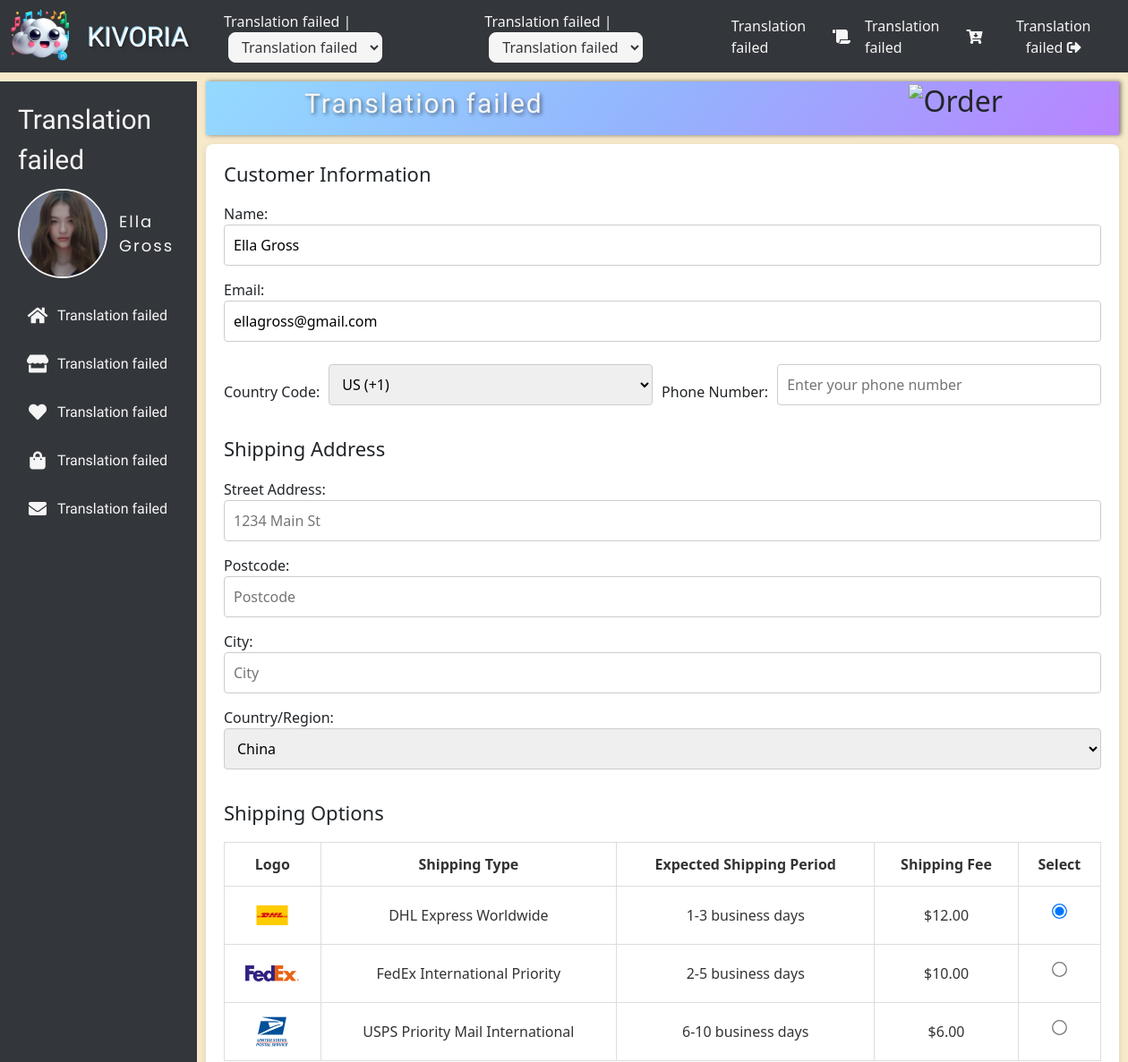
Before: /checkout.php (signed in, upper part) with the older database file.
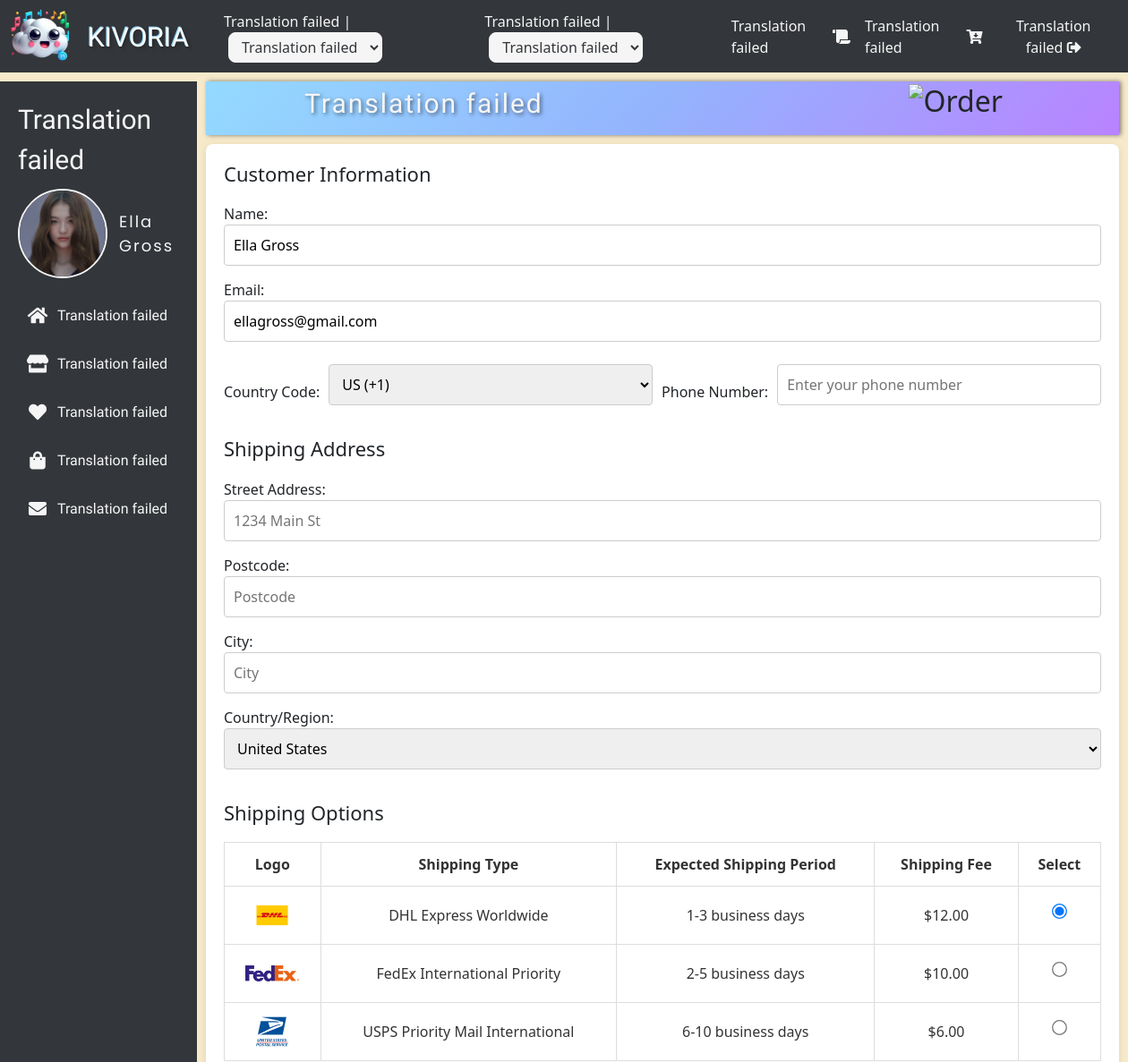
After: the same page with the newer database file.
### tables this page shows
CREATE TABLE `users` (
  `user_id` int(11) NOT NULL,
  `unique_id` int(200) NOT NULL,
  `fname` varchar(255) NOT NULL,
  `lname` varchar(255) NOT NULL,
  `gender` varchar(10) DEFAULT NULL,
  `dob` date DEFAULT NULL,
  `country` varchar(100) DEFAULT NULL,
  `country_code` varchar(10) DEFAULT NULL,
  `handphone` varchar(20) DEFAULT NULL,
  `email` varchar(255) NOT NULL,
  `address` text DEFAULT NULL,
  `postcode` varchar(20) DEFAULT NULL,
  `city` varchar(100) DEFAULT NULL,
  `about_me` text DEFAULT NULL,
  `password` varchar(255) NOT NULL,
  `img` varchar(400) NOT NULL,
  `background_img` varchar(400) DEFAULT NULL,
  `status` varchar(255) NOT NULL
);

### checkout.php (the view, shortened to what the changed rows need)
<!DOCTYPE html>
<html lang="en">
<head>
    <link href="https://cdn.jsdelivr.net/npm/bootstrap@5.3.3/dist/css/bootstrap.min.css" rel="stylesheet">
    <link rel="stylesheet" href="https://use.fontawesome.com/releases/v5.15.4/css/all.css"/>
    <link rel="stylesheet" href="assets/css/bar.css">
    <link rel="stylesheet" href="assets/css/checkout.css">
</head>
<body>
    <?php include_once('navigation/sidebar.php'); ?>
    <?php
$user_id = $_SESSION['unique_id'];
$query = "SELECT * FROM users WHERE unique_id = ?";
$stmt = $conn->prepare($query);
$stmt->bind_param('i', $user_id);
$stmt->execute();
$result = $stmt->get_result();
$row = $result->fetch_assoc();
?>
<section class="checkout-container">
<div id="search_bar">
        <div>
            <h2><img src="assets/images/navbar/checkout.png" alt="Order"></h2>
        </div>
    </div>
    <div class="container">
        <form id="order-form" method="POST" action="db_connection/place_order.php">
            <div class="col-md-12">
                <label for="name">Name:</label>
                <input type="text" id="name" name="name" value="<?php echo htmlspecialchars($row['fname'] . " " . $row['lname']); ?>" placeholder="Your Full Name" required>
                <label for="email">Email:</label>
                <input type="email" id="email" name="email" value="<?php echo htmlspecialchars($row['email']); ?>" placeholder="Your Email" required>
                <div class="phone-input-container">
                    <label for="country-code">Country Code:</label>
                    <select id="country_code" name="country_code" required>
                    </select>
                    <label for="phone-number">Phone Number:</label>
                    <input type="tel" id="phone-number" name="phone_number" value="<?php echo htmlspecialchars($row['handphone']); ?>" placeholder="Enter your phone number" required>
                </div>
            </div>
            <div class="col-md-12">
                <label for="address">Street Address:</label>
                <input type="text" id="address" name="address" value="<?php echo htmlspecialchars($row['address']); ?>" placeholder="1234 Main St" required>
                <label for="postcode">Postcode:</label>
                <input type="text" id="postcode" name="postcode" value="<?php echo htmlspecialchars($row['postcode']); ?>" placeholder="Postcode" required>
                <label for="city">City:</label>
                <input type="text" id="city" name="city" value="<?php echo htmlspecialchars($row['city']); ?>" placeholder="City" required>
                <label for="country-region">Country/Region:</label>
                <select id="country-region" name="country-region" required>
                    <option value="China" <?php echo ($row['country'] === 'China') ? 'selected' : ''; ?>>China</option>
                    <option value="United States" <?php echo ($row['country'] === 'United States') ? 'selected' : ''; ?>>United States</option>
                </select>
            </div>
            <div class="shipping-options">
            <table>
                <thead>
                    <tr>
                        <th>Logo</th>
                        <th>Shipping Type</th>
                        <th>Expected Shipping Period</th>
                        <th>Shipping Fee</th>
                        <th>Select</th>
                    </tr>
                </thead>
    </table>
</div>
        </form>
    </div>
</section>
</body>
</html>

### navigation/sidebar.php (shortened to what the changed rows need)
<?php
    $conn = mysqli_connect("127.0.0.1", "root", "", "kpop_e-commerce");
    $sql = mysqli_query($conn, "SELECT * FROM users WHERE unique_id = {$_SESSION['unique_id']}");
    if(mysqli_num_rows($sql) > 0){
        $row = mysqli_fetch_assoc($sql);
    }
?>
    <div class="sidebar-container">
        <div class="sidebar">
            <a href="forum.php">
            <div class="personal-profile">
                <img src="assets/images/profile/<?php echo $row['img'] ?>" id="sidebar-profile-photo" alt="Profile Photo">
                <span class="profile-name"><?php echo $row['fname'] . " " .$row['lname'] ?></span>
            </div>
            </a>
        </div>
    </div>

Changed rows visible on the page:
changed users "Ella": country-region (not shown) → "United States"
Other visible differences:
form field country-region: "China" → (not shown)
